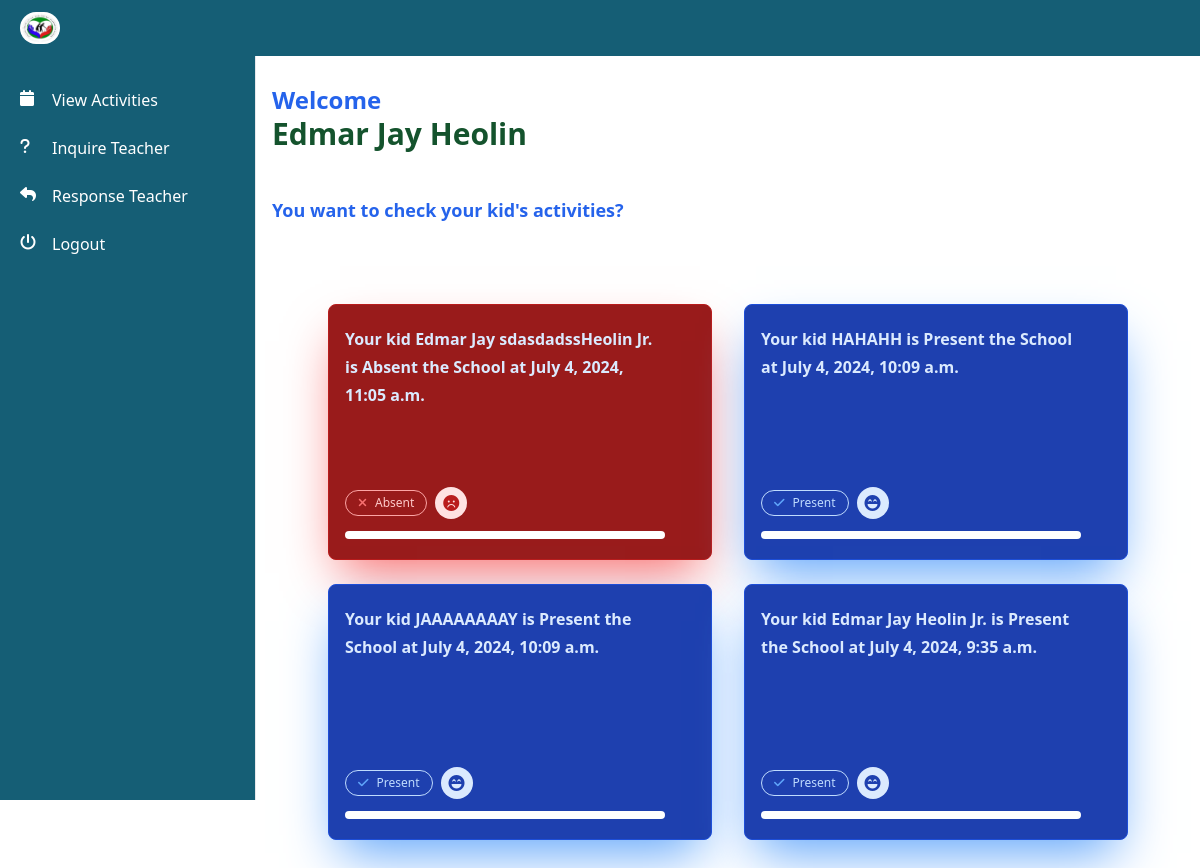
Page /parentDashboard (signed in) on the committed database.
### users/models.py (models this page shows)
class Attendance(models.Model):
    student = models.ForeignKey(Student, on_delete=models.CASCADE)
    parent = models.ForeignKey(User, on_delete=models.CASCADE)
    status = models.CharField(max_length=250)
    attended_at = models.DateTimeField()

class Student(models.Model):
    name = models.CharField(max_length=250)
    parent = models.ForeignKey(User, on_delete=models.DO_NOTHING)

### users/views.py (the view)
# urls.py: path('parentDashboard', views.parentDashboard, name='parentDashboard'),
def parentDashboard(request):
    attendance = Attendance.objects.filter(parent=request.user).order_by('-id')
    context = {
        'attendance': attendance
    }
    return render(request, 'parent/index.html', context)

### users/templates/parent/index.html (shortened to what this page needs)
{% load static tailwind_tags %}<!DOCTYPE html>
<html lang="en">
	<head>
		<link
			href="https://cdnjs.cloudflare.com/ajax/libs/flowbite/2.3.0/flowbite.min.css"
			rel="stylesheet" />
		<link
			rel="stylesheet"
			href="https://cdnjs.cloudflare.com/ajax/libs/font-awesome/6.5.2/css/all.min.css"
 />
		{% tailwind_css %}
	</head>
	<body>
		{% include 'includes/parentSidebar.html' %}
		<div class="p-4 sm:ml-64">
			<div class="mt-16">
				{% if user.is_authenticated %}
				<p class="text-left font-bold text-3xl text-green-900">
					<span class="text-2xl text-blue-600">Welcome</span>
					<br />
					{{user.first_name}}
					<br />
					<br />
					<span class="text-lg text-blue-600">You want to check your kid's activities?</span>
				</p>
			</div>
			{% endif %}
			<div class="mx-auto container py-20 px-6">
				<div class="flex flex-row justify-evenly flex-wrap">
					{% for list in attendance %} {% if list.status == 'Present' %}
					<div
						class="w-96 h-64 flex flex-col justify-between bg-blue-800 border-blue-700 rounded-lg shadow-2xl shadow-blue-400 border mb-6 py-5 px-4">
						<div>
							<h3 class="text-blue-100 leading-7 font-semibold w-11/12">
								Your kid
								<b>{{list.student.name}}</b>
								is
								<b>{{list.status}}</b>
								the School at
								<b>{{list.attended_at}}</b>
							</h3>
						</div>
						<div>
							<div class="mb-3 flex items-center">
								<div
									class="border border-blue-200 rounded-full px-3 py-1 text-blue-400 text-xs flex items-center"
									aria-label="due on"
									role="contentinfo">
									<i
										class="fa fa-check"
										aria-hidden="true"></i>
									<p class="ml-2 text-blue-200">{{list.status}}</p>
								</div>
								<button
									class="p-1 bg-blue-100 rounded-full ml-2 animate-bounce text-blue-800 focus:outline-none focus:ring-2 focus:ring-offset-2 focus:ring-black"
									aria-label="save in starred items"
									role="button">
									<i class="fa-solid fa-face-laugh-beam px-1"></i>
								</button>
							</div>
							<div class="flex items-center justify-between text-white">
								<p class="text-red-800 text-sm bg-white py-1 px-40 rounded-full font-semibold">
								</p>
							</div>
						</div>
					</div>
					{% else %}
					<div
						class="w-96 h-64 flex flex-col justify-between bg-red-800 border-red-700 rounded-lg shadow-2xl shadow-red-400 border mb-6 py-5 px-4">
						<div>
							<h3 class="text-blue-100 leading-7 font-semibold w-11/12">
								Your kid
								<b>{{list.student.name}}</b>
								is {{list.status}} the School at {{list.attended_at}}
							</h3>
						</div>
						<div>
							<div class="mb-3 flex items-center">
								<div
									class="border border-red-300 rounded-full px-3 py-1 text-red-400 text-xs flex items-center"
									aria-label="due on"
									role="contentinfo">
									<i
										class="fa fa-times"
										aria-hidden="true"></i>
									<p class="ml-2 text-red-200">{{list.status}}</p>
								</div>
								<button
									class="p-1 bg-red-100 rounded-full ml-2 animate-bounce text-red-700 focus:outline-none focus:ring-2 focus:ring-offset-2 focus:ring-black"
									aria-label="save in starred items"
									role="button">
									<i class="fa-solid fa-face-frown px-1"></i>
								</button>
							</div>
							<div class="flex items-center justify-between text-red-800">
								<p class="text-red-800 text-sm bg-white py-1 px-40 rounded-full font-semibold">
								</p>
							</div>
						</div>
					</div>
					{% endif %} {% endfor %}
				</div>
			</div>
		</div>
	</body>
</html>

### rows in the picture
Attendance: student.name "Edmar Jay sdasdadssHeolin Jr.", status "Absent", attended_at "July 4, 2024, 11:05 a.m."
Attendance: student.name "HAHAHH", status "Present", attended_at "July 4, 2024, 10:09 a.m."
Attendance: student.name "JAAAAAAAAY", status "Present", attended_at "July 4, 2024, 10:09 a.m."
Attendance: student.name "Edmar Jay Heolin Jr.", status "Present", attended_at "July 4, 2024, 9:35 a.m."

### other values in the picture
{{ user.first_name }} "Edmar Jay Heolin"
